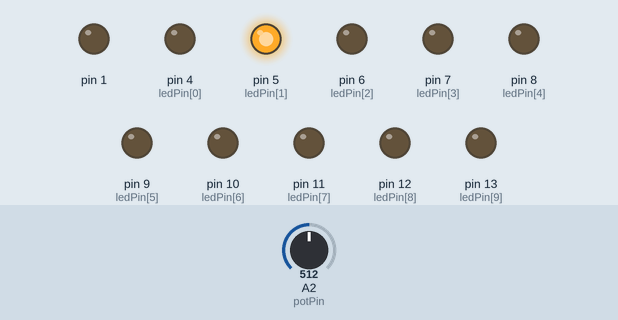
A sketch run on a simulated Arduino Uno, built with avr-gcc and run on an emulated ATmega328P. Shown: output pins drawn as LEDs (lit = HIGH). Dashed ring = blinking. The test bench sets the inputs (shaded band); at power-on: A2 (potPin) = 512.

Above: at 1.2 s.
1.3 s: A2 (potPin) set to 122
At 2.1 s:
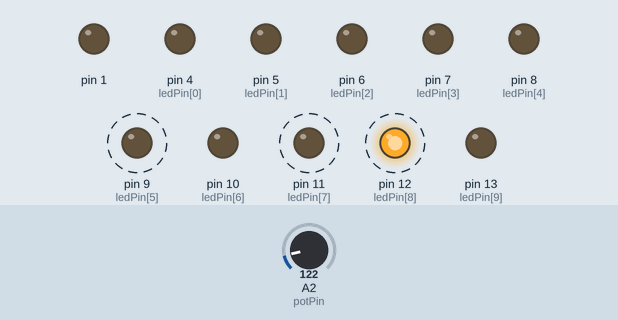
4.3 s: A2 (potPin) set to 0
At 4.97 s:
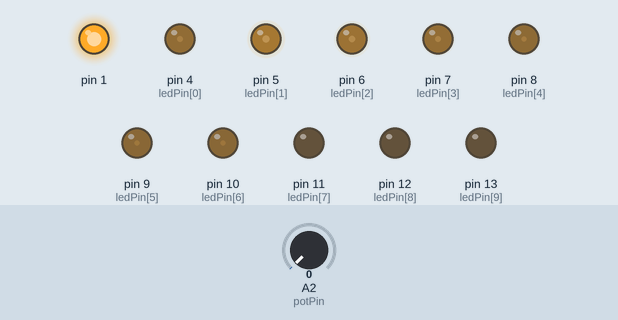
7.3 s: A2 (potPin) set to 20
At 8.45 s:
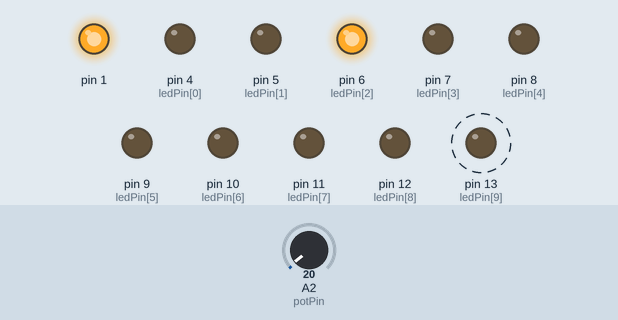
10.3 s: A2 (potPin) set to 716
At 11.5 s:
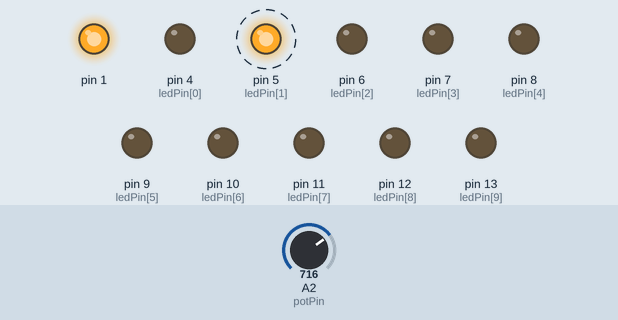
13.3 s: A2 (potPin) set to 638
At 16.1 s:
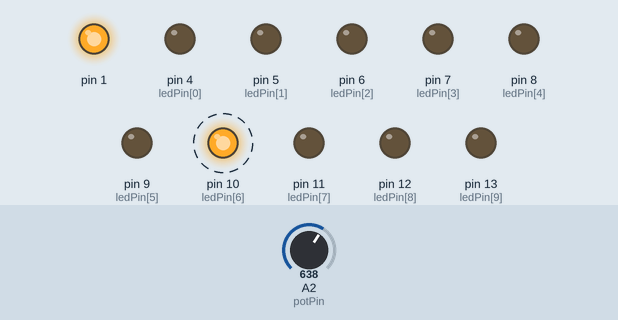
16.3 s: A2 (potPin) set to 613
Timing chart, 0 to 20.3 s (numbered marks = the images above; inputs shaded):
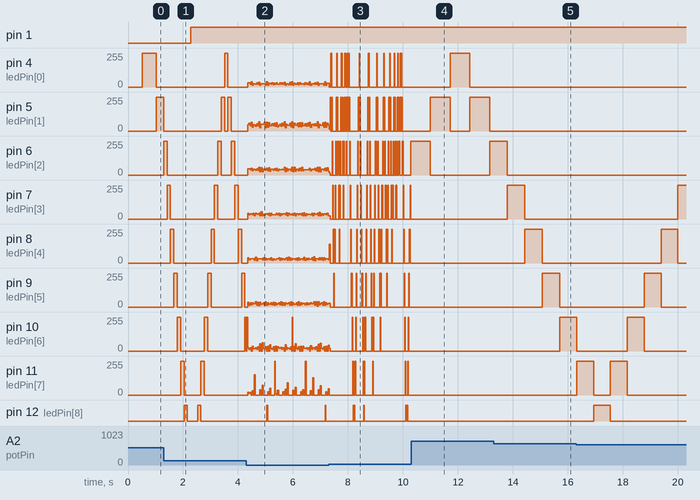

Measured:
- after the input at 1.3 s, pin 1: LOW → HIGH after 0.98 s; pin 4 (ledPin[0]): 0/255 → 255/255 after 2.2 s, → 0/255 0.12 s later
- after the input at 4.3 s, pin 13 (ledPin[9]): stays LOW (without the input it goes to HIGH after 0.32 s)
- after the input at 7.3 s, pin 13 (ledPin[9]): alternates HIGH for 0.02 s and LOW for 1.9 s, starting after 0.91 s
- after the input at 10.3 s, pin 7 (ledPin[3]), pin 8 (ledPin[4]), pin 9 (ledPin[5]), pin 10 (ledPin[6]), pin 11 (ledPin[7]): stops changing and stays 0/255; pin 12 (ledPin[8]): stops changing and stays LOW; pin 13 (ledPin[9]): stays LOW (without the input it goes to HIGH after 1.8 s)
- after the input at 13.3 s, pin 10 (ledPin[6]): 0/255 → 255/255 after 2.4 s instead of 2.7 s
- by itself, pin 5 (ledPin[1]): alternates 255/255 for 0.72 s and 0/255 for 0.72 s

The sketch:

leds_10_com_Potenciometro.ino
```cpp
byte ledPin[] = {4, 5, 6, 7, 8, 9, 10, 11, 12, 13}; // cria um array  para os pinos LEDs
int ledDelay; //intervalo entre as alterações
int direction = 1;
int currentLED = 0;
int LEDquique = 10;
unsigned long changeTime;
int potPin = 2; // seleciona o pino de entrada para o potenciômetro

void setup(){
  for (int x=0; x<11; x++) { // define todos os pinos como saída
    pinMode(ledPin[x], OUTPUT);}
  changeTime = millis();
}

void loop(){
  ledDelay = analogRead(potPin); // lê o valor do potenciômetro
  if ((millis() - changeTime) > ledDelay){ // verifica se ja transcorreram ledDelay ms desde a última alteração
    changeLED();
    changeTime = millis();
  }
}

void changeLED() {
  for (int x=0; x<10; x++) { // apaga todos os LEDs
    digitalWrite(ledPin[x], LOW);
  }
  digitalWrite(ledPin[currentLED], HIGH); // acende o LED atual
  currentLED += direction; // incrementa de acordo com o valor direction

  if (direction == 1)
  {
    if (currentLED == LEDquique){direction = -1;}
  }
  else //direction == -1
  {
    if (currentLED == 0){
      direction = 1;
      LEDquique--;
        if (LEDquique == 0){LEDquique = 9;}
    }
  }
}
```
